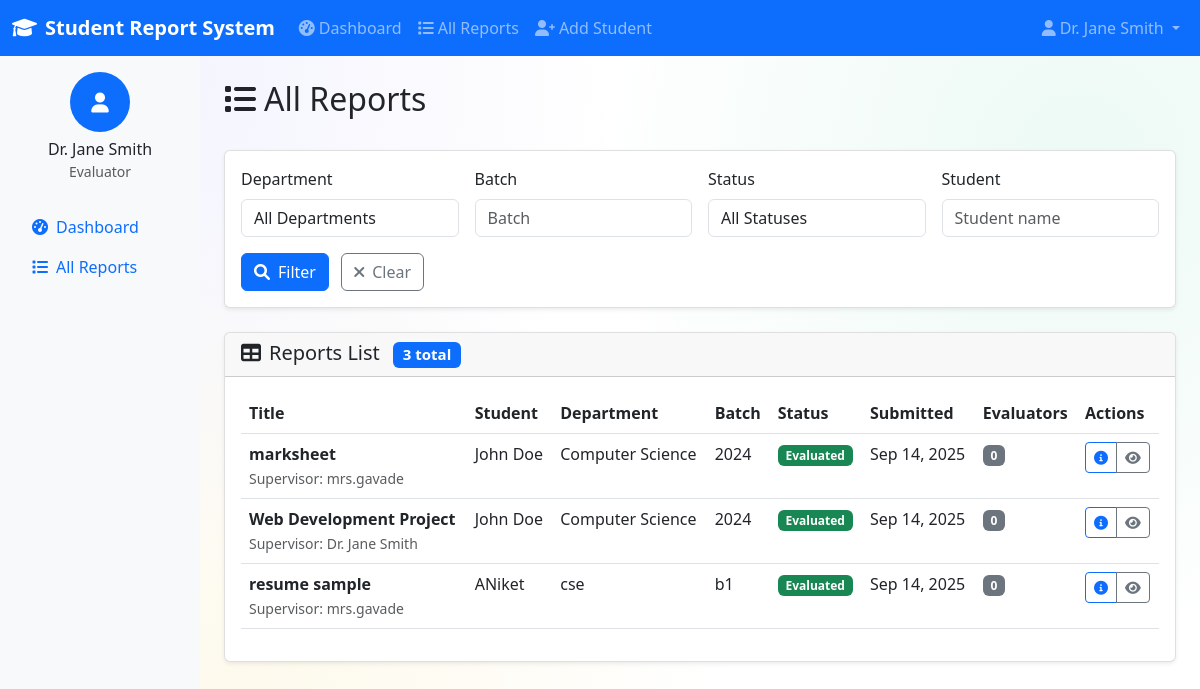
Screenshot of /reports/all-reports/ (signed in) with the database file from the repository.
### accounts/models.py (models this page shows, shortened)
class User(AbstractUser):
    ROLE_CHOICES = [
        ('student', 'Student'),
        ('evaluator', 'Evaluator'),
        ('admin', 'Admin'),
    ]
    role = models.CharField(max_length=20, choices=ROLE_CHOICES, default='student')
    student_id = models.CharField(max_length=20, blank=True, null=True, unique=True)
    department = models.CharField(max_length=100, blank=True, null=True)
    batch = models.CharField(max_length=20, blank=True, null=True)
    phone_number = models.CharField(max_length=15, blank=True, null=True)
    created_at = models.DateTimeField(auto_now_add=True)
    updated_at = models.DateTimeField(auto_now=True)
    @property
    def is_student(self):
        return self.role == 'student'
    @property
    def is_evaluator(self):
        return self.role == 'evaluator'
    @property
    def is_admin(self):
        return self.role == 'admin' or getattr(self, 'is_superuser', False)

### reports/models.py (models this page shows, shortened)
class ProjectReport(models.Model):
    STATUS_CHOICES = [
        ('submitted', 'Submitted'),
        ('under_review', 'Under Review'),
        ('evaluated', 'Evaluated'),
        ('rejected', 'Rejected'),
    ]
    title = models.CharField(max_length=200)
    description = models.TextField(blank=True, null=True)
    student = models.ForeignKey(User, on_delete=models.CASCADE, related_name='submitted_reports')
    department = models.CharField(max_length=100)
    batch = models.CharField(max_length=20)
    supervisor = models.CharField(max_length=100, blank=True, null=True)
    report_file = models.FileField(
        upload_to=upload_to_reports,
        validators=[FileExtensionValidator(allowed_extensions=['pdf', 'doc', 'docx', 'txt'])],
        help_text="Upload PDF, DOC, DOCX, or TXT files only"
    )
    status = models.CharField(max_length=20, choices=STATUS_CHOICES, default='submitted')
    submitted_at = models.DateTimeField(auto_now_add=True)
    updated_at = models.DateTimeField(auto_now=True)
    class Meta:
        ordering = ['-submitted_at']
        verbose_name = 'Project Report'
        verbose_name_plural = 'Project Reports'

### reports/views.py (the view)
# urls.py: path('all-reports/', views.all_reports, name='all_reports'),
@login_required
def all_reports(request):
    if not (request.user.is_admin or request.user.is_evaluator):
        raise Http404("Access denied")
    reports = ProjectReport.objects.all().order_by('-submitted_at')
    filter_form = ReportFilterForm(request.GET)
    if filter_form.is_valid():
        department = filter_form.cleaned_data.get('department')
        batch = filter_form.cleaned_data.get('batch')
        status = filter_form.cleaned_data.get('status')
        student = filter_form.cleaned_data.get('student')
        if department:
            reports = reports.filter(department=department)
        if batch:
            reports = reports.filter(batch__icontains=batch)
        if status:
            reports = reports.filter(status=status)
        if student:
            reports = reports.filter(
                Q(student__first_name__icontains=student) |
                Q(student__last_name__icontains=student) |
                Q(student__username__icontains=student)
            )
    paginator = Paginator(reports, 20)
    page_number = request.GET.get('page')
    page_obj = paginator.get_page(page_number)
    context = {
        'page_obj': page_obj,
        'filter_form': filter_form,
    }
    return render(request, 'reports/all_reports.html', context)

### templates/reports/all_reports.html (shortened to what this page needs)
{% extends 'base/base.html' %}
{% block content %}
<div class="d-flex justify-content-between align-items-center mb-4">
    <h2><i class="fas fa-list me-2"></i>All Reports</h2>
</div>
<div class="card mb-4">
    <div class="card-body">
        <form method="get" class="row g-3">
            <div class="col-md-3">
                <label for="{{ filter_form.department.id_for_label }}" class="form-label">Department</label>
                {{ filter_form.department }}
            </div>
            <div class="col-md-3">
                <label for="{{ filter_form.batch.id_for_label }}" class="form-label">Batch</label>
                {{ filter_form.batch }}
            </div>
            <div class="col-md-3">
                <label for="{{ filter_form.status.id_for_label }}" class="form-label">Status</label>
                {{ filter_form.status }}
            </div>
            <div class="col-md-3">
                <label for="{{ filter_form.student.id_for_label }}" class="form-label">Student</label>
                {{ filter_form.student }}
            </div>
            <div class="col-12">
                <button type="submit" class="btn btn-primary me-2">
                    <i class="fas fa-search me-2"></i>Filter
                </button>
                <a href="{% url 'reports:all_reports' %}" class="btn btn-outline-secondary">
                    <i class="fas fa-times me-2"></i>Clear
                </a>
            </div>
        </form>
    </div>
</div>
<div class="card">
    <div class="card-header">
        <h5 class="card-title mb-0">
            <i class="fas fa-table me-2"></i>Reports List
            <span class="badge bg-primary ms-2">{{ page_obj.paginator.count }} total</span>
        </h5>
    </div>
    <div class="card-body">
        {% if page_obj %}
            <div class="table-responsive">
                <table class="table table-hover">
                    <thead>
                        <tr>
                            <th>Title</th>
                            <th>Student</th>
                            <th>Department</th>
                            <th>Batch</th>
                            <th>Status</th>
                            <th>Submitted</th>
                            <th>Evaluators</th>
                            <th>Actions</th>
                        </tr>
                    </thead>
                    <tbody>
                        {% for report in page_obj %}
                        <tr>
                            <td>
                                <strong>{{ report.title }}</strong>
                                {% if report.supervisor %}
                                    <br><small class="text-muted">Supervisor: {{ report.supervisor }}</small>
                                {% endif %}
                            </td>
                            <td>{{ report.student.get_full_name|default:report.student.username }}</td>
                            <td>{{ report.department }}</td>
                            <td>{{ report.batch }}</td>
                            <td>
                                {% if report.status == 'submitted' %}
                                    <span class="badge bg-secondary">Submitted</span>
                                {% elif report.status == 'under_review' %}
                                    <span class="badge bg-warning">Under Review</span>
                                {% elif report.status == 'evaluated' %}
                                    <span class="badge bg-success">Evaluated</span>
                                {% elif report.status == 'rejected' %}
                                    <span class="badge bg-danger">Rejected</span>
                                {% endif %}
                            </td>
                            <td>{{ report.submitted_at|date:"M d, Y" }}</td>
                            <td>
                                {% if report.assignments.exists %}
                                    <span class="badge bg-info">{{ report.assignments.count }}</span>
                                {% else %}
                                    <span class="badge bg-secondary">0</span>
                                {% endif %}
                            </td>
                            <td>
                                <div class="btn-group" role="group">
                                    <a href="{% url 'reports:report_detail' report.id %}" class="btn btn-sm btn-outline-primary" title="View Details">
                                        <i class="fas fa-info-circle"></i>
                                    </a>
                                    <a href="{% url 'reports:view_report' report.id %}" class="btn btn-sm btn-outline-secondary" title="View File" target="_blank">
                                        <i class="fas fa-eye"></i>
                                    </a>
                                </div>
                            </td>
                        </tr>
                        {% endfor %}
                    </tbody>
                </table>
            </div>
        {% else %}
            <div class="text-center py-5">
                <i class="fas fa-search fa-3x text-muted mb-3"></i>
                <h5 class="text-muted">No reports found</h5>
                <p class="text-muted">Try adjusting your filter criteria or check back later.</p>
            </div>
        {% endif %}
    </div>
</div>
{% endblock %}

### templates/base/base.html (shortened to what this page needs)
<!DOCTYPE html>
<html lang="en">
<head>
    <link href="https://cdn.jsdelivr.net/npm/bootstrap@5.3.0/dist/css/bootstrap.min.css" rel="stylesheet">
    <link href="https://cdnjs.cloudflare.com/ajax/libs/font-awesome/6.0.0/css/all.min.css" rel="stylesheet">
</head>
<body>
    <nav class="navbar navbar-expand-lg navbar-dark bg-primary">
        <div class="container-fluid">
            <a class="navbar-brand" href="{% url 'accounts:home' %}">
                <i class="fas fa-graduation-cap me-2"></i>Student Report System
            </a>
            {% if user.is_authenticated %}
            <div class="collapse navbar-collapse" id="navbarNav">
                <ul class="navbar-nav me-auto">
                    {% if user.is_student %}
                        <li class="nav-item">
                            <a class="nav-link" href="{% url 'reports:student_dashboard' %}">
                                <i class="fas fa-tachometer-alt me-1"></i>Dashboard
                            </a>
                        </li>
                        <li class="nav-item">
                            <a class="nav-link" href="{% url 'reports:submit_report' %}">
                                <i class="fas fa-upload me-1"></i>Submit Report
                            </a>
                        </li>
                    {% elif user.is_evaluator %}
                        <li class="nav-item">
                            <a class="nav-link" href="{% url 'reports:evaluator_dashboard' %}">
                                <i class="fas fa-tachometer-alt me-1"></i>Dashboard
                            </a>
                        </li>
                        <li class="nav-item">
                            <a class="nav-link" href="{% url 'reports:all_reports' %}">
                                <i class="fas fa-list me-1"></i>All Reports
                            </a>
                        </li>
                        <li class="nav-item">
                            <a class="nav-link" href="{% url 'reports:evaluator_add_student' %}">
                                <i class="fas fa-user-plus me-1"></i>Add Student
                            </a>
                        </li>
                    {% endif %}
                </ul>
                <ul class="navbar-nav">
                    <li class="nav-item dropdown">
                        <a class="nav-link dropdown-toggle" href="#" id="navbarDropdown" role="button" data-bs-toggle="dropdown">
                            <i class="fas fa-user me-1"></i>{{ user.get_full_name|default:user.username }}
                        </a>
                    </li>
                </ul>
            </div>
            {% endif %}
        </div>
    </nav>
    <div class="container-fluid">
        <div class="row">
            {% if user.is_authenticated %}
            <div class="col-md-3 col-lg-2 sidebar p-3">
                <div class="text-center mb-4">
                    <div class="bg-primary text-white rounded-circle d-inline-flex align-items-center justify-content-center" style="width: 60px; height: 60px;">
                        <i class="fas fa-user fa-lg"></i>
                    </div>
                    <h6 class="mt-2 mb-0">{{ user.get_full_name|default:user.username }}</h6>
                    <small class="text-muted">{{ user.get_role_display }}</small>
                </div>
                <nav class="nav flex-column">
                    {% if user.is_student %}
                        <a class="nav-link" href="{% url 'reports:student_dashboard' %}">
                            <i class="fas fa-tachometer-alt me-2"></i>Dashboard
                        </a>
                        <a class="nav-link" href="{% url 'reports:submit_report' %}">
                            <i class="fas fa-upload me-2"></i>Submit Report
                        </a>
                    {% elif user.is_evaluator %}
                        <a class="nav-link" href="{% url 'reports:evaluator_dashboard' %}">
                            <i class="fas fa-tachometer-alt me-2"></i>Dashboard
                        </a>
                        <a class="nav-link" href="{% url 'reports:all_reports' %}">
                            <i class="fas fa-list me-2"></i>All Reports
                        </a>
                    {% endif %}
                </nav>
            </div>
            <div class="col-md-9 col-lg-10 main-content p-4">
            {% else %}
            <div class="col-12 main-content p-4">
            {% endif %}
                {% block content %}{% endblock %}
            </div>
        </div>
    </div>
</body>
</html>

### templates/base/base.html (style rules this page uses)
.navbar-brand { font-weight: bold; }
.sidebar { min-height: calc(100vh - 56px); background-color: #f8f9fa; }
.main-content { min-height: calc(100vh - 56px); }
.card { box-shadow: 0 0.125rem 0.25rem rgba(0, 0, 0, 0.075); border: 1px solid rgba(0, 0, 0, 0.125); }
body { background: radial-gradient(1250px circle at 10% 10%, rgba(99, 102, 241, 0.08), transparent 40%), radial-gradient(1250px circle at 90% 20%, rgba(16, 185, 129, 0.08), transparent 40%), radial-gradient(1250px circle at 20% 90%, rgba(234, 179, 8, 0.08), transparent 40%); background-attachment: fixed; }

### rows the page displays
User: get_full_name "Dr. Jane Smith", role "Evaluator"
ProjectReport: title "marksheet", supervisor "mrs.gavade", student.get_full_name "John Doe", department "Computer Science", batch "2024", status "Evaluated", submitted_at "Sep 14, 2025"
ProjectReport: title "Web Development Project", supervisor "Dr. Jane Smith", student.get_full_name "John Doe", department "Computer Science", batch "2024", status "Evaluated", submitted_at "Sep 14, 2025"
ProjectReport: title "resume sample", supervisor "mrs.gavade", student.get_full_name "ANiket", department "cse", batch "b1", status "Evaluated", submitted_at "Sep 14, 2025"

### other values shown
{{ page_obj.paginator.count }} "3"
